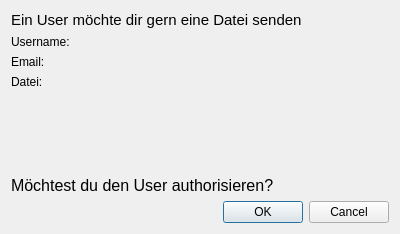
<?xml version="1.0" encoding="UTF-8"?>
<ui version="4.0">
 <class>newDataAuthDialog</class>
 <widget class="QDialog" name="newDataAuthDialog">
  <property name="windowModality">
   <enum>Qt::ApplicationModal</enum>
  </property>
  <property name="geometry">
   <rect>
    <x>0</x>
    <y>0</y>
    <width>400</width>
    <height>234</height>
   </rect>
  </property>
  <property name="windowTitle">
   <string>Dialog</string>
  </property>
  <layout class="QGridLayout" name="gridLayout_3">
   <item row="0" column="0">
    <layout class="QGridLayout" name="gridLayout_2">
     <item row="0" column="0">
      <widget class="QLabel" name="label">
       <property name="font">
        <font>
         <pointsize>11</pointsize>
        </font>
       </property>
       <property name="text">
        <string>Ein User möchte dir gern eine Datei senden</string>
       </property>
      </widget>
     </item>
     <item row="1" column="0">
      <layout class="QGridLayout" name="gridLayout">
       <item row="0" column="0">
        <widget class="QLabel" name="label_2">
         <property name="text">
          <string>Username:</string>
         </property>
        </widget>
       </item>
       <item row="0" column="1">
        <widget class="QLabel" name="labelUsername">
         <property name="minimumSize">
          <size>
           <width>250</width>
           <height>14</height>
          </size>
         </property>
         <property name="text">
          <string/>
         </property>
        </widget>
       </item>
       <item row="1" column="0">
        <widget class="QLabel" name="label_3">
         <property name="text">
          <string>Email:</string>
         </property>
        </widget>
       </item>
       <item row="1" column="1">
        <widget class="QLabel" name="labelEmail">
         <property name="minimumSize">
          <size>
           <width>250</width>
           <height>14</height>
          </size>
         </property>
         <property name="text">
          <string/>
         </property>
        </widget>
       </item>
       <item row="2" column="0">
        <widget class="QLabel" name="label_5">
         <property name="text">
          <string>Datei:</string>
         </property>
        </widget>
       </item>
       <item row="2" column="1">
        <widget class="QLabel" name="labelFile">
         <property name="minimumSize">
          <size>
           <width>250</width>
           <height>14</height>
          </size>
         </property>
         <property name="text">
          <string/>
         </property>
        </widget>
       </item>
      </layout>
     </item>
     <item row="2" column="0">
      <spacer name="verticalSpacer">
       <property name="orientation">
        <enum>Qt::Vertical</enum>
       </property>
       <property name="sizeHint" stdset="0">
        <size>
         <width>20</width>
         <height>40</height>
        </size>
       </property>
      </spacer>
     </item>
     <item row="3" column="0">
      <widget class="QLabel" name="label_4">
       <property name="font">
        <font>
         <pointsize>12</pointsize>
        </font>
       </property>
       <property name="text">
        <string>Möchtest du den User authorisieren?</string>
       </property>
      </widget>
     </item>
     <item row="4" column="0">
      <widget class="QDialogButtonBox" name="buttonBox">
       <property name="orientation">
        <enum>Qt::Horizontal</enum>
       </property>
       <property name="standardButtons">
        <set>QDialogButtonBox::Cancel|QDialogButtonBox::Ok</set>
       </property>
      </widget>
     </item>
    </layout>
   </item>
  </layout>
 </widget>
 <resources/>
 <connections>
  <connection>
   <sender>buttonBox</sender>
   <signal>accepted()</signal>
   <receiver>newDataAuthDialog</receiver>
   <slot>accept()</slot>
   <hints>
    <hint type="sourcelabel">
     <x>248</x>
     <y>254</y>
    </hint>
    <hint type="destinationlabel">
     <x>157</x>
     <y>274</y>
    </hint>
   </hints>
  </connection>
  <connection>
   <sender>buttonBox</sender>
   <signal>rejected()</signal>
   <receiver>newDataAuthDialog</receiver>
   <slot>reject()</slot>
   <hints>
    <hint type="sourcelabel">
     <x>316</x>
     <y>260</y>
    </hint>
    <hint type="destinationlabel">
     <x>286</x>
     <y>274</y>
    </hint>
   </hints>
  </connection>
 </connections>
</ui>
